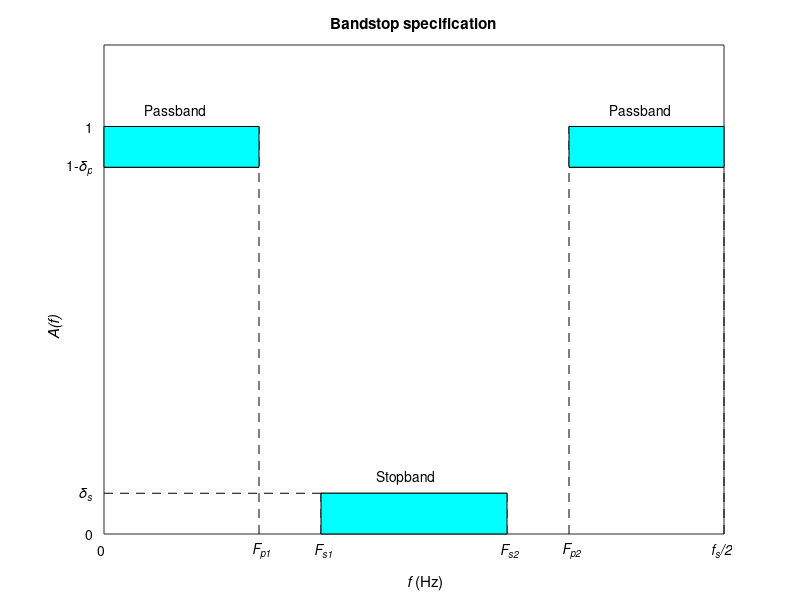

MATLAB code for this plot: (Note: this script raises an error after producing the figure.)
function fig5_9

% FIGURE 5.9:  Bandstop filter specifications (linear) 

clc
clear
fprintf ('Figure 5.9: Bandstop filter specifications (linear)\n\n')

% Draw lines

delta_p = 0.1;
delta_s = 0.1;
F_p1 = 0.25;
F_s1 = 0.35;
F_s2 = 0.65;
F_p2 = 0.75;
figure
plot ([0 F_p1],[1 1],'k',[0 F_p1],[1-delta_p 1-delta_p],'k')
axis ([0 1 0 1.2])
hold on
plot ([F_p2 1],[1 1],'k',[F_p2 1],[1-delta_p 1-delta_p],'k')
plot ([F_p1 F_p1],[0 1],'--k')
plot ([F_p2 F_p2],[0 1],'--k')
plot ([1 1],[0 1-delta_p],'--k')
plot ([0 F_s1],[delta_s delta_s],'--k')
plot ([F_s1 F_s1],[0 delta_s],'--k')
plot ([F_s2 F_s2],[0 delta_s],'--k')
plot ([F_s1 F_s2],[delta_s delta_s],'k')
fill ([0 F_p1 F_p1 0],[1-delta_p 1-delta_p 1 1],'c')
fill ([F_p2 1 1 F_p2],[1-delta_p 1-delta_p 1 1],'c')
fill ([F_s1 F_s2 F_s2 F_s1],[0 0 delta_s delta_s],'c')

% Add labels

dx = 0.01;
dy = 0.04;
text (-0.03,1,'1')
text (-0.06,1-delta_p,'1-{\it\delta_p}')
text (-0.04,delta_s,'\it{\delta_s}')
text (-0.03,0,'0')
text (0-dx,-dy,'0')
text (F_p1-dx,-dy,'\it{F_{p1}}')
text (F_s1-dx,-dy,'\it{F_{s1}}')
text (F_s2-dx,-dy,'\it{F_{s2}}')
text (F_p2-dx,-dy,'\it{F_{p2}}')
text (1-2*dx,-dy,'\it{f_s/2}')
text (F_p1/2-6*dx,1+dy,'Passband')
text ((F_p2+1)/2-6*dx,1+dy,'Passband')
text ((F_s1+F_s2)/2-6*dx,delta_s+dy,'Stopband')
set (gca,'Xtick',[])
set (gca,'Ytick',[])
title ('Bandstop specification')
text (0.5-dx,-3*dy,'{\itf }(Hz)','FontSize',11)
text (-8*dx,0.5-dy/2,'\it{A(f)}','Rotation',90,'FontSize',11)
f_wait
